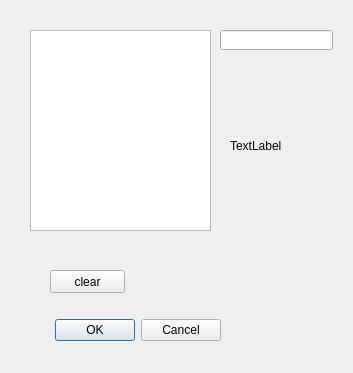
<?xml version="1.0" encoding="UTF-8"?>
<ui version="4.0">
 <class>Dialog</class>
 <widget class="QDialog" name="Dialog">
  <property name="geometry">
   <rect>
    <x>0</x>
    <y>0</y>
    <width>353</width>
    <height>373</height>
   </rect>
  </property>
  <property name="windowTitle">
   <string>Dialog</string>
  </property>
  <widget class="QDialogButtonBox" name="buttonBox">
   <property name="geometry">
    <rect>
     <x>0</x>
     <y>310</y>
     <width>221</width>
     <height>41</height>
    </rect>
   </property>
   <property name="orientation">
    <enum>Qt::Horizontal</enum>
   </property>
   <property name="standardButtons">
    <set>QDialogButtonBox::Cancel|QDialogButtonBox::Ok</set>
   </property>
  </widget>
  <widget class="QTextEdit" name="textEdit">
   <property name="geometry">
    <rect>
     <x>30</x>
     <y>30</y>
     <width>181</width>
     <height>201</height>
    </rect>
   </property>
  </widget>
  <widget class="QLineEdit" name="lineEdit">
   <property name="geometry">
    <rect>
     <x>220</x>
     <y>30</y>
     <width>113</width>
     <height>20</height>
    </rect>
   </property>
  </widget>
  <widget class="QPushButton" name="pushButton">
   <property name="geometry">
    <rect>
     <x>50</x>
     <y>270</y>
     <width>75</width>
     <height>23</height>
    </rect>
   </property>
   <property name="text">
    <string>clear</string>
   </property>
  </widget>
  <widget class="QLabel" name="label">
   <property name="geometry">
    <rect>
     <x>230</x>
     <y>110</y>
     <width>81</width>
     <height>71</height>
    </rect>
   </property>
   <property name="text">
    <string>TextLabel</string>
   </property>
  </widget>
 </widget>
 <resources/>
 <connections>
  <connection>
   <sender>buttonBox</sender>
   <signal>accepted()</signal>
   <receiver>Dialog</receiver>
   <slot>accept()</slot>
   <hints>
    <hint type="sourcelabel">
     <x>248</x>
     <y>254</y>
    </hint>
    <hint type="destinationlabel">
     <x>157</x>
     <y>274</y>
    </hint>
   </hints>
  </connection>
  <connection>
   <sender>buttonBox</sender>
   <signal>rejected()</signal>
   <receiver>Dialog</receiver>
   <slot>reject()</slot>
   <hints>
    <hint type="sourcelabel">
     <x>316</x>
     <y>260</y>
    </hint>
    <hint type="destinationlabel">
     <x>286</x>
     <y>274</y>
    </hint>
   </hints>
  </connection>
 </connections>
</ui>
